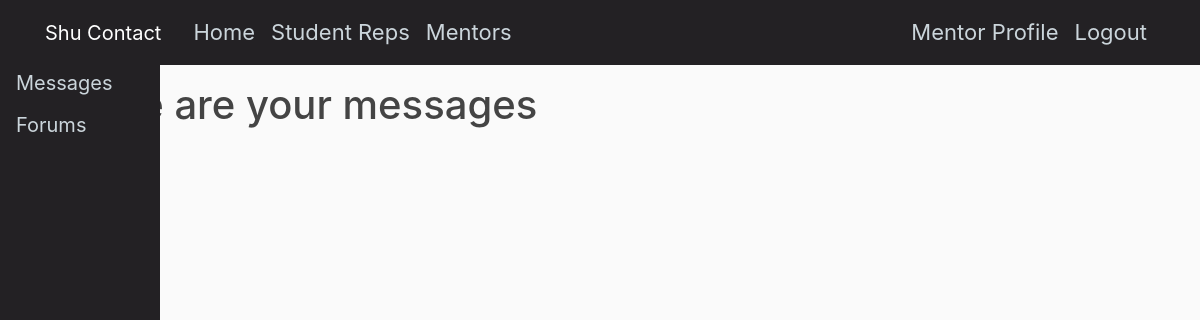
Before: /messaging/inbox/ (signed in) with the older database file.
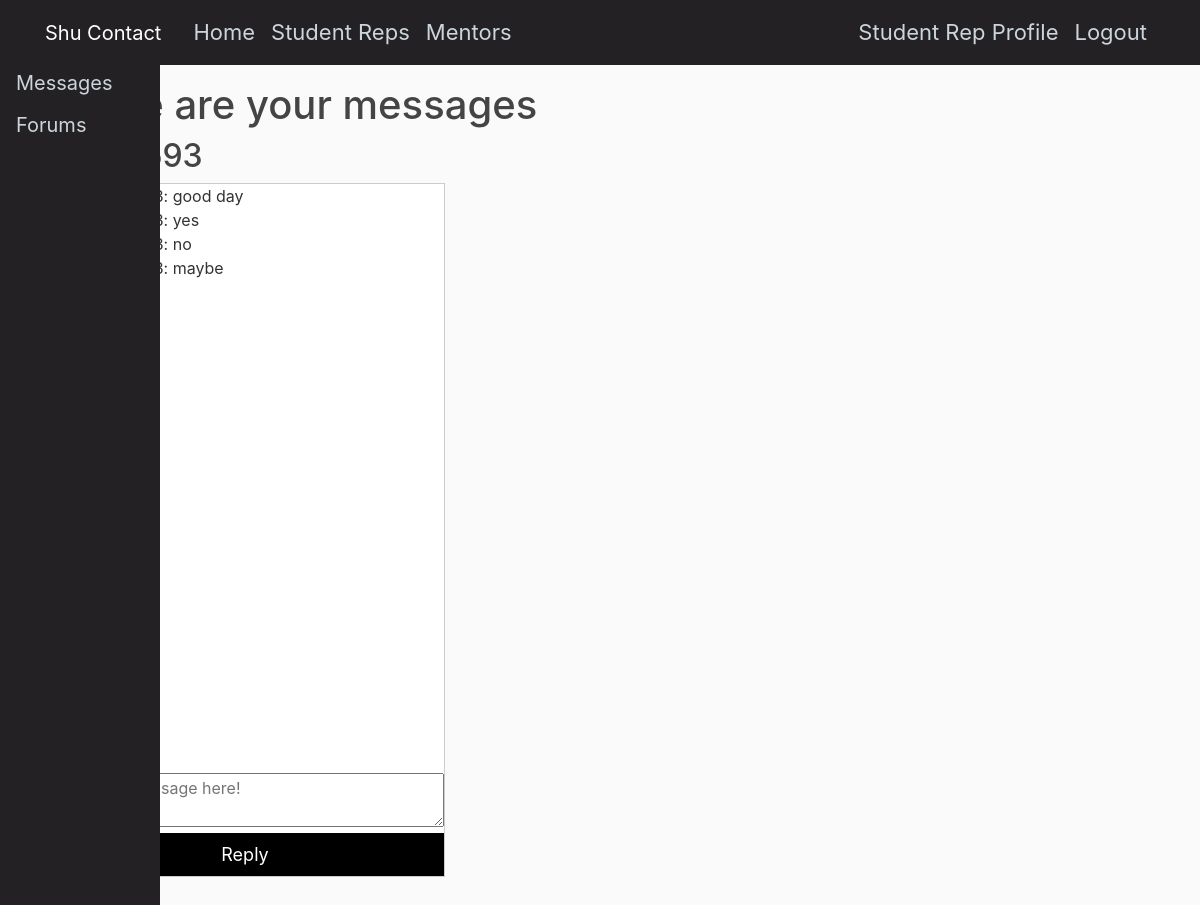
After: the same page with the newer database file.
### messaging/models.py (models this page shows)
class Message(models.Model):
    sender = models.ForeignKey(User, related_name='sent_messages', on_delete=models.CASCADE)
    recipient = models.ForeignKey(User, related_name='received_messages', on_delete=models.CASCADE)
    timestamp = models.DateTimeField(auto_now_add=True)
    content = models.TextField()
    conversation_id = models.CharField(max_length=100)
    class Meta:
        ordering = ['timestamp']

### messaging/views.py (the view)
# urls.py: path('inbox/', views.inbox, name='inbox'),
@login_required
def inbox(request):
    conversations = {}
    all_messages = Message.objects.filter(Q(sender=request.user) | Q(recipient=request.user))
    for message in all_messages:
        if message.conversation_id not in conversations:
            conversations[message.conversation_id] = []
        conversations[message.conversation_id].append(message)
    return render(request, 'messaging/inbox.html', {'conversations': conversations})

### messaging/templates/messaging/inbox.html (shortened to what this page needs)
{% extends "ContactApplication/base.html" %}
{% block content %}
<h1>These are your messages</h1>
{% for conversation_id, messages in conversations.items %}
        {% with first_message=messages.0 %}
            {% if first_message.sender.username == request.user.username %}
                <h2>{{ first_message.recipient.username }}</h2>
            {% else %}
                <h2>{{ first_message.sender.username }}</h2>
            {% endif %}
        {% endwith %}
        <div class="conversationcontainer" id="messageBox">
            <ul>
                {% for message in messages %}
                    <li>{{ message.sender.username }}: {{ message.content }}</li>
                {% endfor %}
            </ul>
        </div>
        <div style="bottom: 50px;">
            <div class="conversationcontainerbottom">
                {% with last_message=messages|last %}
                <form method="post" action="{% url 'messaging:reply_message' last_message.id %}" id="replyForm_{{ conversation_id }}">
                    <textarea name="content" class="replyContent" data-conversation-id="{{ conversation_id }}" style="width: calc(100%); resize: vertical; box-sizing: border-box;" placeholder="Type your message here!"></textarea>
                    <button type="submit">Reply</button>
                </form>
                {% endwith %}
            </div>
        </div>
{% endfor %}
{% endblock content %}

Changed rows visible on the page:
added Message: content "good day", content "Type your message here!"
added Message: content "yes"
added Message: content "no"
added Message: content "maybe"
Other visible differences:
text no longer shown: "Mentor Profile"
text now shown: "Student Rep Profile"
